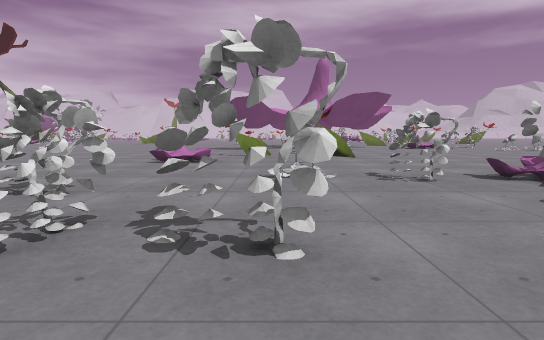
[1] (above)

23 first-person views from a walk through a 3-D level made in the Godot game engine. The camera is 1.2 m above the floor, tilts 6° down and sees 80° across. The floor is counted in squares, 2 m on a side. Each view is taken from the middle of a square. On the plan, view 1 faces up. The plan holds only what a view shows up to about 10 squares ahead; the rest is blank. The place goes on beyond the plan. Flat picture figures and markers are left out. Surface patterns are stand-ins for the level's own textures.

[2]
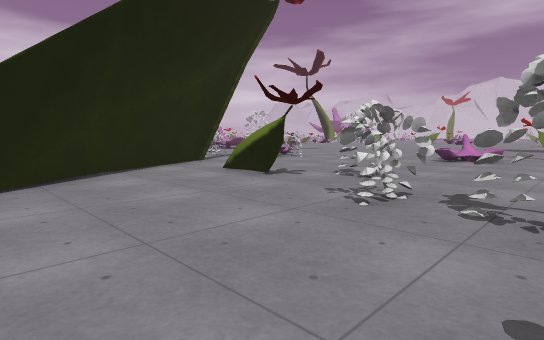

[3]
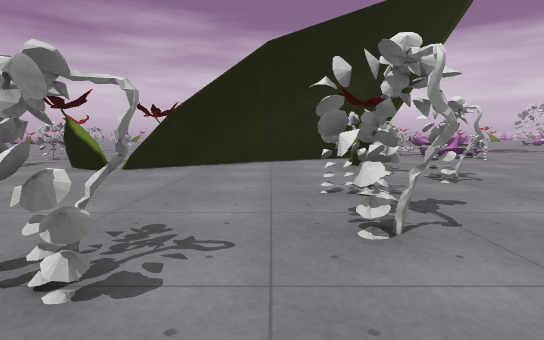

[4]
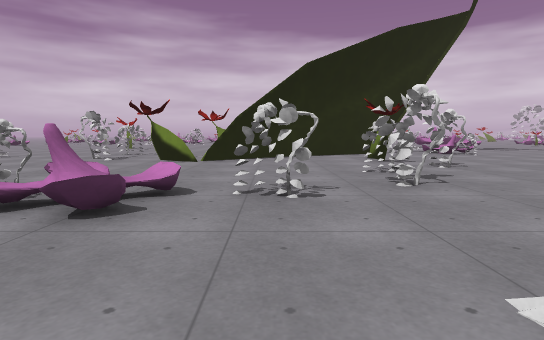

[5]
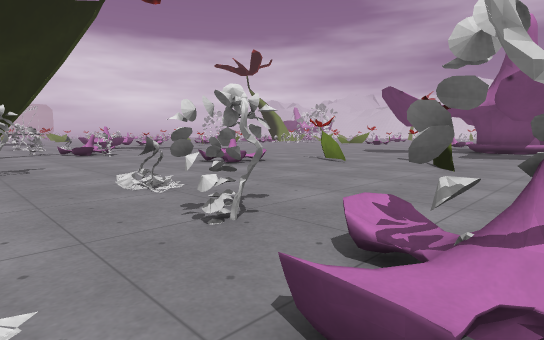

[6]
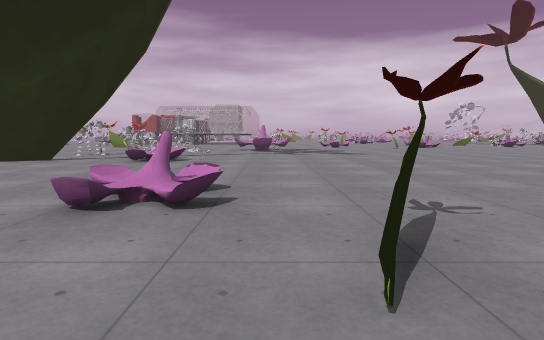

[7]
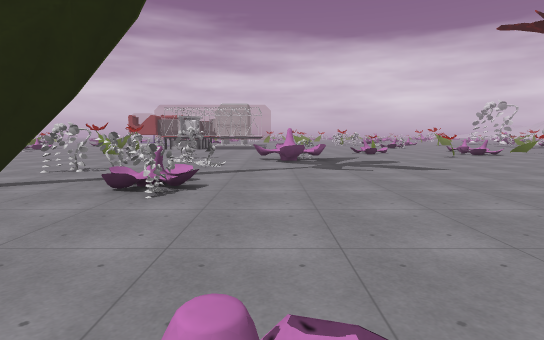

[8]
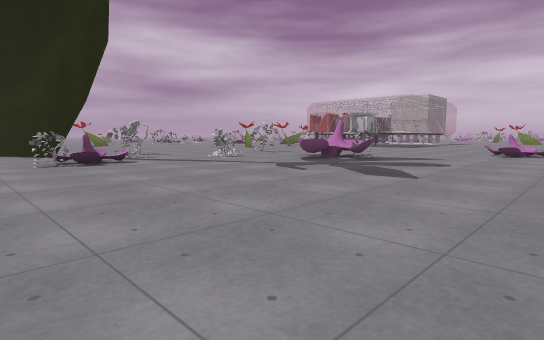

[9]
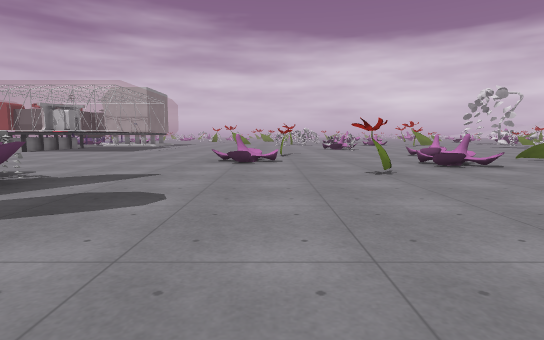

[10]
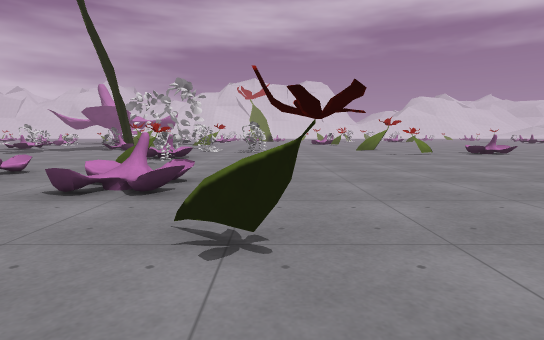

[11]
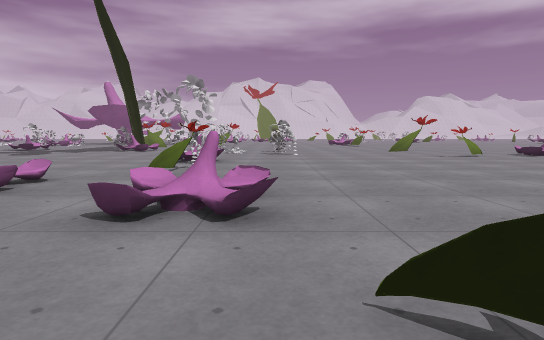

[12]
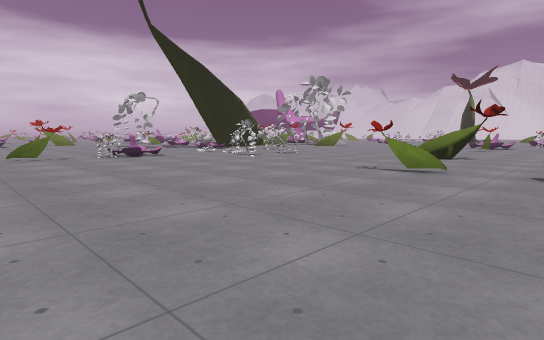

[13]
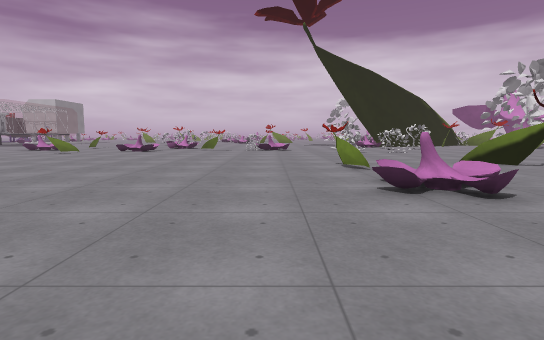

[14]
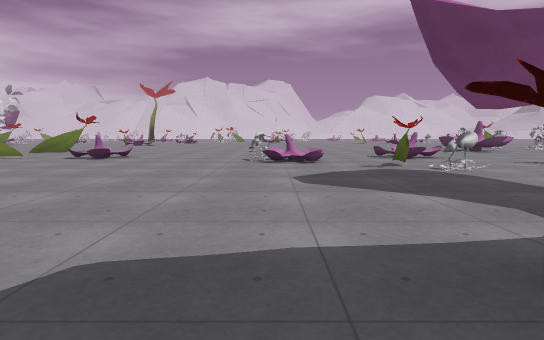

[15]
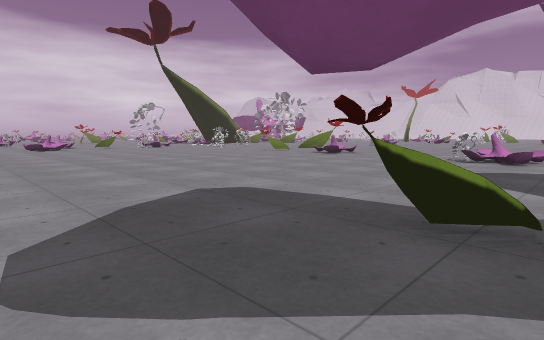

[16]
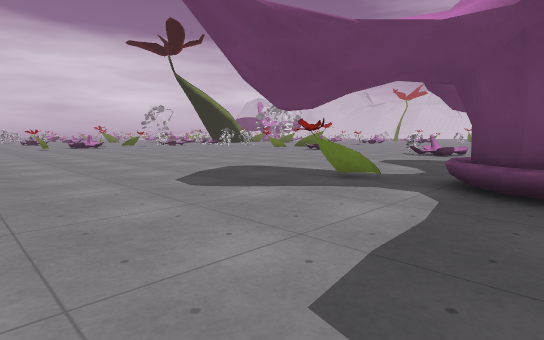

[17]
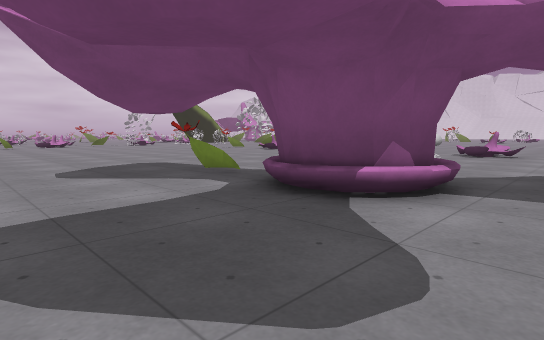

[18]
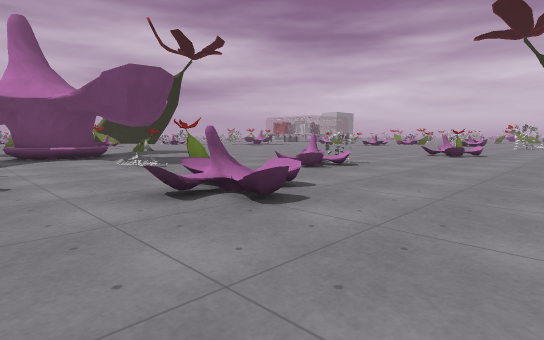

[19]
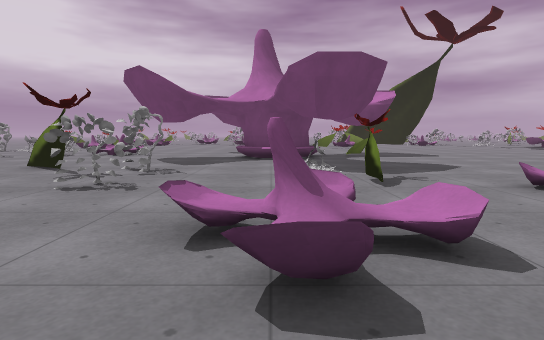

[20]
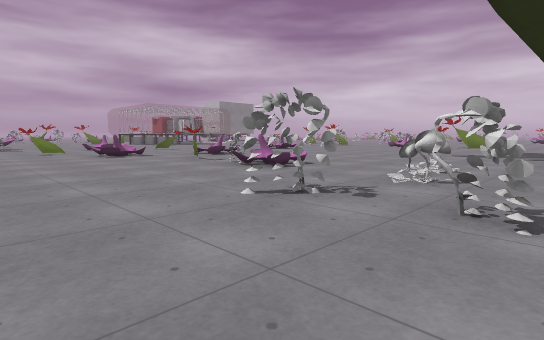

[21]
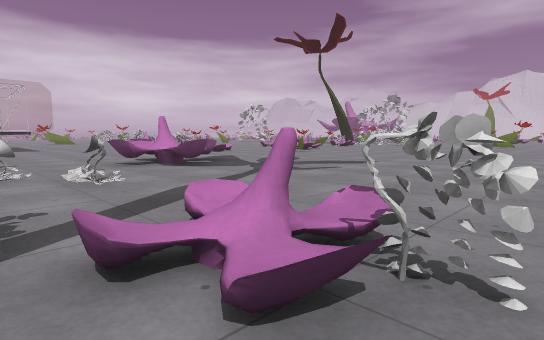

[22]
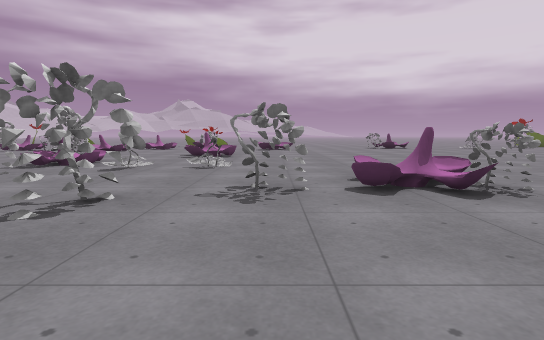

[23]
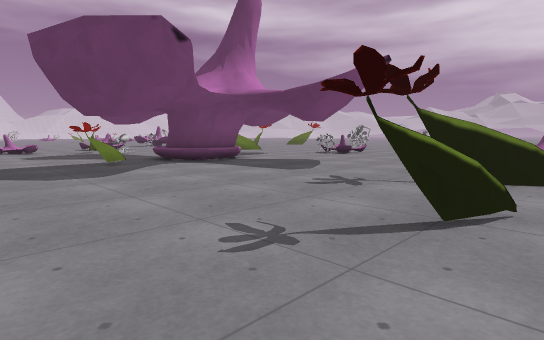

### Floor plan
Key: @ floor where view 1 was taken; # wall or solid block; x gap in a wall; . floor; / step, stairs or slope; = window, fence, low wall or low ledge; ^ raised ledge; T thing the floor can be seen under or through.
Columns run from 23 left of view 1 to 4 right of it. Each row starts with its distance up from view 1.
 27       .......##.      ......
 26 ............................
 25 .....#..#................=..
 24 ..............=.=/......=#..
 23  .............#..=...##.....
 22  .....==.............==.=..#
 21   ....#.................#...
 20     ..#....................#
 19     ..=.....................
 18     //......................
 17     ==./=...............###.
 16     ...==.............#.##..
 15     ........................
 14     ........................
 13     =.=.....................
 12       ==....................
 11     .......................
 10     ......=...........#..#..
  9     .....^^^.............=..
  8     .....=^.........=/......
  7     ......=.........=/......
  6     .......=#..##...........
  5            #..##.......#.###
  4             ..x.#...T....###
  3            ...#.#..#.T..../.
  2            .... ##....TT../.
  1            ...   ##.......#/
  0                   #....@#...
 -1                   ##....#=..

Positions as (right, up) in squares from view 1, and headings:
1: (0, 0), facing up
2: (0, -1), facing up-left
3: (2, 1), facing left
4: (4, 0), facing left
5: (4, 3), facing up-left
6: (1, 9), facing left
7: (-2, 8), facing left
8: (-5, 14), facing down-left
9: (-9, 13), facing left
10: (-14, 13), facing up
11: (-15, 14), facing up
12: (-7, 18), facing up-left
13: (-3, 22), facing left
14: (-2, 15), facing up
15: (0, 14), facing up-left
16: (2, 12), facing up-left
17: (4, 13), facing up-left
18: (4, 27), facing down-left
19: (2, 26), facing down
20: (-12, 27), facing down-left
21: (-6, 5), facing up-left
22: (-3, 0), facing right
23: (-3, 9), facing up-right
